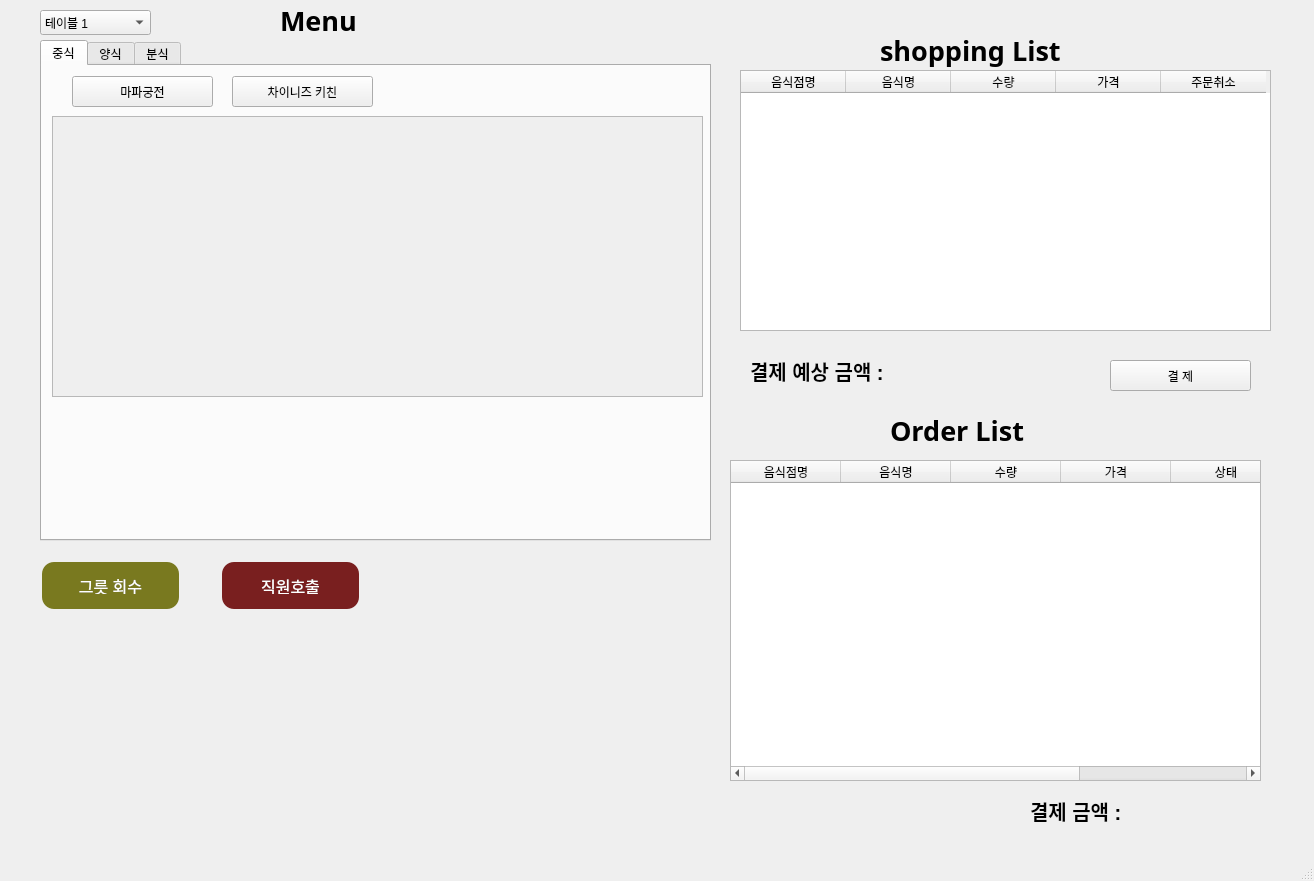
<?xml version="1.0" encoding="UTF-8"?>
<ui version="4.0">
 <class>MainWindow</class>
 <widget class="QMainWindow" name="MainWindow">
  <property name="geometry">
   <rect>
    <x>0</x>
    <y>0</y>
    <width>1314</width>
    <height>881</height>
   </rect>
  </property>
  <property name="baseSize">
   <size>
    <width>13</width>
    <height>10</height>
   </size>
  </property>
  <property name="windowTitle">
   <string>MainWindow</string>
  </property>
  <property name="autoFillBackground">
   <bool>false</bool>
  </property>
  <property name="styleSheet">
   <string notr="true">PushButton {
                background-color: #FF0000;  /* 배경색 */
                color: white;                /* 글자색 */
                border: none;                /* 테두리 없음 */
                padding: 15px 32px;         /* 패딩 */
                text-align: center;          /* 텍스트 정렬 */
                text-decoration: none;       /* 텍스트 장식 없음 */
                display: inline-block;       /* 인라인 블록 */
                font-size: 16px;             /* 글자 크기 */
                margin: 4px 2px;            /* 마진 */
                cursor: pointer;             /* 커서 모양 */
                border-radius: 12px;        /* 모서리 둥글게 */
            }
            QPushButton:hover {
                background-color: #45a049;   /* 마우스 오버 시 색상 */
            }</string>
  </property>
  <widget class="QWidget" name="centralwidget">
   <widget class="QTabWidget" name="tabWidget">
    <property name="geometry">
     <rect>
      <x>40</x>
      <y>40</y>
      <width>671</width>
      <height>501</height>
     </rect>
    </property>
    <property name="tabPosition">
     <enum>QTabWidget::North</enum>
    </property>
    <property name="tabShape">
     <enum>QTabWidget::Rounded</enum>
    </property>
    <property name="currentIndex">
     <number>0</number>
    </property>
    <property name="elideMode">
     <enum>Qt::ElideNone</enum>
    </property>
    <widget class="QWidget" name="tab">
     <attribute name="title">
      <string>중식</string>
     </attribute>
     <widget class="QPushButton" name="vendor_1_button">
      <property name="geometry">
       <rect>
        <x>30</x>
        <y>10</y>
        <width>141</width>
        <height>31</height>
       </rect>
      </property>
      <property name="text">
       <string>마파궁전</string>
      </property>
     </widget>
     <widget class="QPushButton" name="vendor_2_button">
      <property name="geometry">
       <rect>
        <x>190</x>
        <y>10</y>
        <width>141</width>
        <height>31</height>
       </rect>
      </property>
      <property name="text">
       <string>차이니즈 키친</string>
      </property>
     </widget>
     <widget class="QScrollArea" name="scrollArea_1">
      <property name="geometry">
       <rect>
        <x>10</x>
        <y>50</y>
        <width>651</width>
        <height>281</height>
       </rect>
      </property>
      <property name="sizePolicy">
       <sizepolicy hsizetype="Expanding" vsizetype="Expanding">
        <horstretch>0</horstretch>
        <verstretch>0</verstretch>
       </sizepolicy>
      </property>
      <property name="sizeIncrement">
       <size>
        <width>0</width>
        <height>1000</height>
       </size>
      </property>
      <property name="baseSize">
       <size>
        <width>0</width>
        <height>0</height>
       </size>
      </property>
      <property name="verticalScrollBarPolicy">
       <enum>Qt::ScrollBarAsNeeded</enum>
      </property>
      <property name="horizontalScrollBarPolicy">
       <enum>Qt::ScrollBarAsNeeded</enum>
      </property>
      <property name="sizeAdjustPolicy">
       <enum>QAbstractScrollArea::AdjustToContents</enum>
      </property>
      <property name="widgetResizable">
       <bool>true</bool>
      </property>
      <widget class="QWidget" name="scrollAreaWidgetContents">
       <property name="geometry">
        <rect>
         <x>0</x>
         <y>0</y>
         <width>649</width>
         <height>279</height>
        </rect>
       </property>
      </widget>
     </widget>
     <widget class="QScrollArea" name="scrollArea_2">
      <property name="geometry">
       <rect>
        <x>10</x>
        <y>50</y>
        <width>651</width>
        <height>281</height>
       </rect>
      </property>
      <property name="widgetResizable">
       <bool>true</bool>
      </property>
      <widget class="QWidget" name="scrollAreaWidgetContents_2">
       <property name="geometry">
        <rect>
         <x>0</x>
         <y>0</y>
         <width>649</width>
         <height>279</height>
        </rect>
       </property>
      </widget>
     </widget>
     <zorder>scrollArea_1</zorder>
     <zorder>vendor_1_button</zorder>
     <zorder>vendor_2_button</zorder>
     <zorder>scrollArea_2</zorder>
    </widget>
    <widget class="QWidget" name="tab_2">
     <attribute name="title">
      <string>양식</string>
     </attribute>
     <widget class="QPushButton" name="vendor_3_button">
      <property name="geometry">
       <rect>
        <x>30</x>
        <y>10</y>
        <width>141</width>
        <height>31</height>
       </rect>
      </property>
      <property name="text">
       <string>올리브 비스트로</string>
      </property>
     </widget>
     <widget class="QScrollArea" name="scrollArea_3">
      <property name="geometry">
       <rect>
        <x>10</x>
        <y>50</y>
        <width>651</width>
        <height>281</height>
       </rect>
      </property>
      <property name="widgetResizable">
       <bool>true</bool>
      </property>
      <widget class="QWidget" name="scrollAreaWidgetContents_3">
       <property name="geometry">
        <rect>
         <x>0</x>
         <y>0</y>
         <width>649</width>
         <height>279</height>
        </rect>
       </property>
      </widget>
     </widget>
    </widget>
    <widget class="QWidget" name="tab_3">
     <attribute name="title">
      <string>분식</string>
     </attribute>
     <widget class="QScrollArea" name="scrollArea_4">
      <property name="geometry">
       <rect>
        <x>10</x>
        <y>50</y>
        <width>651</width>
        <height>281</height>
       </rect>
      </property>
      <property name="widgetResizable">
       <bool>true</bool>
      </property>
      <widget class="QWidget" name="scrollAreaWidgetContents_4">
       <property name="geometry">
        <rect>
         <x>0</x>
         <y>0</y>
         <width>649</width>
         <height>279</height>
        </rect>
       </property>
      </widget>
     </widget>
    </widget>
   </widget>
   <widget class="QTableWidget" name="shopping_tableWidget">
    <property name="geometry">
     <rect>
      <x>740</x>
      <y>70</y>
      <width>531</width>
      <height>261</height>
     </rect>
    </property>
    <attribute name="horizontalHeaderDefaultSectionSize">
     <number>105</number>
    </attribute>
    <column>
     <property name="text">
      <string>음식점명</string>
     </property>
    </column>
    <column>
     <property name="text">
      <string>음식명</string>
     </property>
    </column>
    <column>
     <property name="text">
      <string>수량</string>
     </property>
    </column>
    <column>
     <property name="text">
      <string>가격</string>
     </property>
    </column>
    <column>
     <property name="text">
      <string>주문취소</string>
     </property>
    </column>
   </widget>
   <widget class="QLabel" name="label_shopping">
    <property name="geometry">
     <rect>
      <x>880</x>
      <y>30</y>
      <width>231</width>
      <height>41</height>
     </rect>
    </property>
    <property name="font">
     <font>
      <family>dsrom10</family>
      <pointsize>20</pointsize>
      <weight>75</weight>
      <italic>false</italic>
      <bold>true</bold>
      <underline>false</underline>
      <strikeout>false</strikeout>
      <stylestrategy>PreferAntialias</stylestrategy>
     </font>
    </property>
    <property name="text">
     <string>shopping List</string>
    </property>
   </widget>
   <widget class="QLabel" name="label_2">
    <property name="geometry">
     <rect>
      <x>890</x>
      <y>410</y>
      <width>161</width>
      <height>41</height>
     </rect>
    </property>
    <property name="font">
     <font>
      <family>dsrom10</family>
      <pointsize>20</pointsize>
      <weight>75</weight>
      <italic>false</italic>
      <bold>true</bold>
      <underline>false</underline>
      <strikeout>false</strikeout>
      <stylestrategy>PreferAntialias</stylestrategy>
     </font>
    </property>
    <property name="text">
     <string>Order List</string>
    </property>
   </widget>
   <widget class="QLabel" name="label_shopping_2">
    <property name="geometry">
     <rect>
      <x>280</x>
      <y>0</y>
      <width>231</width>
      <height>41</height>
     </rect>
    </property>
    <property name="font">
     <font>
      <family>dsrom10</family>
      <pointsize>20</pointsize>
      <weight>75</weight>
      <italic>false</italic>
      <bold>true</bold>
      <underline>false</underline>
      <strikeout>false</strikeout>
      <stylestrategy>PreferAntialias</stylestrategy>
     </font>
    </property>
    <property name="text">
     <string>Menu</string>
    </property>
   </widget>
   <widget class="QLabel" name="label_predict">
    <property name="geometry">
     <rect>
      <x>750</x>
      <y>350</y>
      <width>141</width>
      <height>41</height>
     </rect>
    </property>
    <property name="font">
     <font>
      <family>Ubuntu</family>
      <pointsize>15</pointsize>
      <weight>75</weight>
      <bold>true</bold>
     </font>
    </property>
    <property name="text">
     <string>결제 예상 금액 : </string>
    </property>
   </widget>
   <widget class="QLabel" name="label_predict_price">
    <property name="geometry">
     <rect>
      <x>880</x>
      <y>350</y>
      <width>101</width>
      <height>41</height>
     </rect>
    </property>
    <property name="font">
     <font>
      <family>Ubuntu</family>
      <pointsize>15</pointsize>
      <weight>75</weight>
      <bold>true</bold>
     </font>
    </property>
    <property name="text">
     <string/>
    </property>
   </widget>
   <widget class="QPushButton" name="button_payment">
    <property name="geometry">
     <rect>
      <x>1110</x>
      <y>360</y>
      <width>141</width>
      <height>31</height>
     </rect>
    </property>
    <property name="text">
     <string>결 제</string>
    </property>
   </widget>
   <widget class="QTableWidget" name="order_tableWidget">
    <property name="geometry">
     <rect>
      <x>730</x>
      <y>460</y>
      <width>531</width>
      <height>321</height>
     </rect>
    </property>
    <property name="gridStyle">
     <enum>Qt::SolidLine</enum>
    </property>
    <property name="sortingEnabled">
     <bool>false</bool>
    </property>
    <attribute name="horizontalHeaderDefaultSectionSize">
     <number>110</number>
    </attribute>
    <column>
     <property name="text">
      <string>음식점명</string>
     </property>
    </column>
    <column>
     <property name="text">
      <string>음식명</string>
     </property>
    </column>
    <column>
     <property name="text">
      <string>수량</string>
     </property>
    </column>
    <column>
     <property name="text">
      <string>가격</string>
     </property>
    </column>
    <column>
     <property name="text">
      <string>상태</string>
     </property>
    </column>
    <column>
     <property name="text">
      <string>order_id</string>
     </property>
    </column>
   </widget>
   <widget class="QLabel" name="label_payment_2">
    <property name="geometry">
     <rect>
      <x>1030</x>
      <y>790</y>
      <width>121</width>
      <height>41</height>
     </rect>
    </property>
    <property name="font">
     <font>
      <family>Ubuntu</family>
      <pointsize>15</pointsize>
      <weight>75</weight>
      <bold>true</bold>
     </font>
    </property>
    <property name="text">
     <string>결제 금액 : </string>
    </property>
   </widget>
   <widget class="QLabel" name="label_total_price">
    <property name="geometry">
     <rect>
      <x>1160</x>
      <y>790</y>
      <width>101</width>
      <height>41</height>
     </rect>
    </property>
    <property name="font">
     <font>
      <family>Ubuntu</family>
      <pointsize>15</pointsize>
      <weight>75</weight>
      <bold>true</bold>
     </font>
    </property>
    <property name="text">
     <string/>
    </property>
   </widget>
   <widget class="QPushButton" name="button_service_call">
    <property name="geometry">
     <rect>
      <x>220</x>
      <y>560</y>
      <width>141</width>
      <height>51</height>
     </rect>
    </property>
    <property name="autoFillBackground">
     <bool>false</bool>
    </property>
    <property name="styleSheet">
     <string notr="true">QPushButton {
                background-color:rgb(121, 31, 31);  /* 배경색 */
                color: white;                /* 글자색 */
                border: none;                /* 테두리 없음 */
                padding: 15px 32px;         /* 패딩 */
                text-align: center;          /* 텍스트 정렬 */
                text-decoration: none;       /* 텍스트 장식 없음 */
                display: inline-block;       /* 인라인 블록 */
                font-size: 16px;             /* 글자 크기 */
                margin: 2px 2px;            /* 마진 */
                cursor: pointer;             /* 커서 모양 */
                border-radius: 12px;        /* 모서리 둥글게 */
            }
            QPushButton:hover {
                background-color: #45a049;   /* 마우스 오버 시 색상 */
            }</string>
    </property>
    <property name="text">
     <string>직원호출</string>
    </property>
   </widget>
   <widget class="QPushButton" name="button_retrieve">
    <property name="geometry">
     <rect>
      <x>40</x>
      <y>560</y>
      <width>141</width>
      <height>51</height>
     </rect>
    </property>
    <property name="autoFillBackground">
     <bool>false</bool>
    </property>
    <property name="styleSheet">
     <string notr="true">QPushButton {
                background-color:rgb(121, 121, 31);  /* 배경색 */
                color: white;                /* 글자색 */
                border: none;                /* 테두리 없음 */
                padding: 15px 32px;         /* 패딩 */
                text-align: center;          /* 텍스트 정렬 */
                text-decoration: none;       /* 텍스트 장식 없음 */
                display: inline-block;       /* 인라인 블록 */
                font-size: 16px;             /* 글자 크기 */
                margin: 2px 2px;            /* 마진 */
                cursor: pointer;             /* 커서 모양 */
                border-radius: 12px;        /* 모서리 둥글게 */
            }
            QPushButton:hover {
                background-color: #45a049;   /* 마우스 오버 시 색상 */
            }</string>
    </property>
    <property name="text">
     <string>그릇 회수</string>
    </property>
   </widget>
   <widget class="QComboBox" name="table_comboBox">
    <property name="geometry">
     <rect>
      <x>40</x>
      <y>10</y>
      <width>111</width>
      <height>25</height>
     </rect>
    </property>
    <item>
     <property name="text">
      <string>테이블 1</string>
     </property>
    </item>
    <item>
     <property name="text">
      <string>테이블 2</string>
     </property>
    </item>
    <item>
     <property name="text">
      <string>테이블 3</string>
     </property>
    </item>
    <item>
     <property name="text">
      <string>테이블 4</string>
     </property>
    </item>
   </widget>
  </widget>
  <widget class="QMenuBar" name="menubar">
   <property name="geometry">
    <rect>
     <x>0</x>
     <y>0</y>
     <width>1314</width>
     <height>22</height>
    </rect>
   </property>
  </widget>
  <widget class="QStatusBar" name="statusbar"/>
 </widget>
 <tabstops>
  <tabstop>tabWidget</tabstop>
  <tabstop>vendor_1_button</tabstop>
  <tabstop>vendor_2_button</tabstop>
  <tabstop>scrollArea_1</tabstop>
 </tabstops>
 <resources/>
 <connections/>
</ui>
